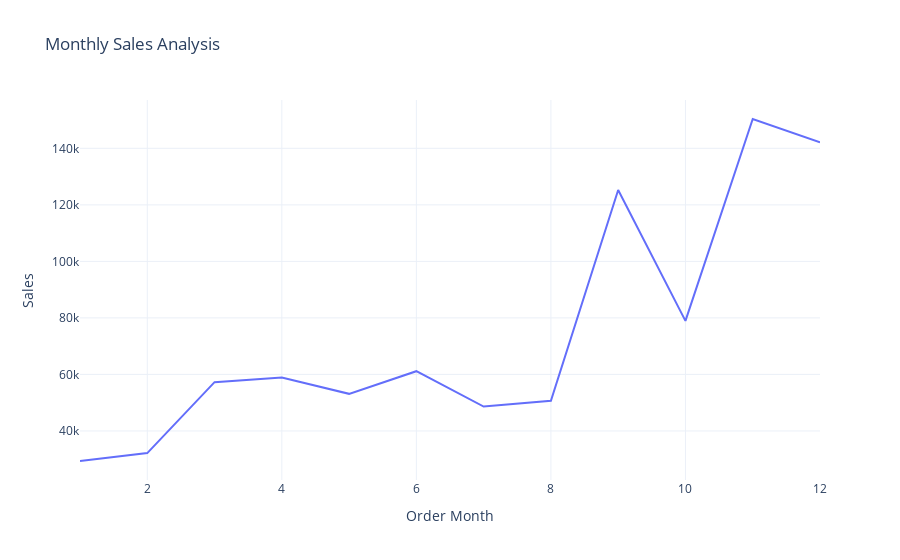

Notebook code cell kept with this figure:
### Code cell
fig = px.line(sales_by_month,                        # for line graph
              x = 'Order Month',
              y = 'Sales',
              title = 'Monthly Sales Analysis')
fig.show()

### Figure 1 — Plotly figure (JSON) as saved in the notebook; plotly's stock layout.template omitted (floating-point values rounded to 4 significant figures)
{"data": [{"hovertemplate": "Order Month=%{x}<br>Sales=%{y}<extra></extra>", "legendgroup": "", "line": {"color": "#636efa", "dash": "solid"}, "marker": {"symbol": "circle"}, "mode": "lines", "name": "", "orientation": "v", "showlegend": false, "type": "scatter", "x": [1, 2, 3, 4, 5, 6, 7, 8, 9, 10, 11, 12], "xaxis": "x", "y": [29370.0, 32170.0, 57260.0, 58890.0, 53130.0, 61140.0, 48620.0, 50660.0, 125200.0, 78960.0, 150400.0, 142100.0], "yaxis": "y"}], "layout": {"autosize": true, "legend": {"tracegroupgap": 0}, "title": {"text": "Monthly Sales Analysis"}, "xaxis": {"anchor": "y", "autorange": true, "domain": [0, 1], "range": [1, 12], "title": {"text": "Order Month"}, "type": "linear"}, "yaxis": {"anchor": "x", "autorange": true, "domain": [0, 1], "range": [22640.0, 157100.0], "title": {"text": "Sales"}, "type": "linear"}}}
